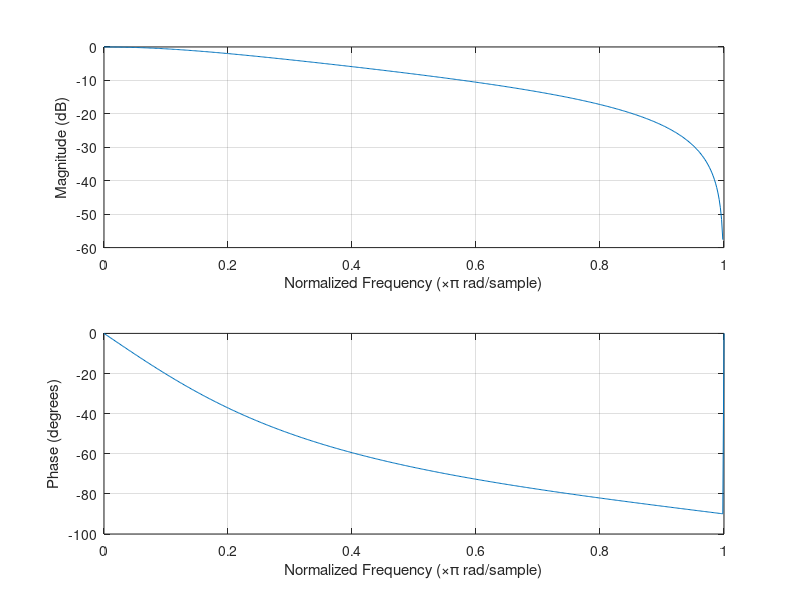

Write the MATLAB code that produced this figure. (Note: this script raises an error after producing the figure.)
% Find the frequency response of first order IIR digital filters.
alpha = 0.4;

num = ((1-alpha)/2)* [1 1];
den = [1 -0.4];

freqz(num, den);

% Compare the magnitude and phase response with FIR filters.

% Design a second order IIR bandpass filter with center frequency 0.4?
% and 3-dB bandwidth of 0.1?. Use Matlab function iirpeak.

[num, den] = iirpeak(0.4, 0.1);
freqz(num, den);
% Design a second order IIR bandstop filter with center frequency 0.4?
% and 3-dB bandwidth of 0.1?. Use Matlab function iirnotch.

[num, den] = iirnotch(0.4, 0.1);
freqz(num, den);
% Design a comb filter with a 3-dB bandwith of 0.2?. Use Matlab
% function iircomb.

[hum,den] = iircomb(1, 0.2);
freqz(num,den);
